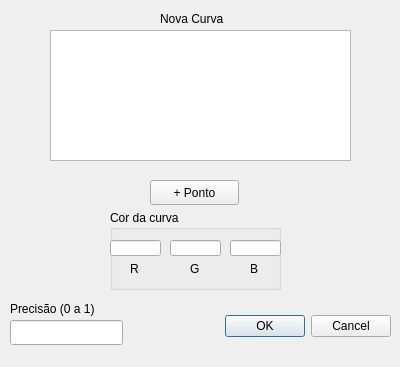
<?xml version="1.0" encoding="UTF-8"?>
<ui version="4.0">
 <class>Dialog</class>
 <widget class="QDialog" name="Dialog">
  <property name="geometry">
   <rect>
    <x>0</x>
    <y>0</y>
    <width>400</width>
    <height>367</height>
   </rect>
  </property>
  <property name="windowTitle">
   <string>Dialog</string>
  </property>
  <widget class="QDialogButtonBox" name="buttonBox">
   <property name="geometry">
    <rect>
     <x>220</x>
     <y>310</y>
     <width>171</width>
     <height>32</height>
    </rect>
   </property>
   <property name="orientation">
    <enum>Qt::Horizontal</enum>
   </property>
   <property name="standardButtons">
    <set>QDialogButtonBox::Cancel|QDialogButtonBox::Ok</set>
   </property>
  </widget>
  <widget class="QLabel" name="label">
   <property name="geometry">
    <rect>
     <x>160</x>
     <y>10</y>
     <width>131</width>
     <height>17</height>
    </rect>
   </property>
   <property name="text">
    <string>Nova Curva</string>
   </property>
  </widget>
  <widget class="QListWidget" name="listaPontos">
   <property name="geometry">
    <rect>
     <x>50</x>
     <y>30</y>
     <width>301</width>
     <height>131</height>
    </rect>
   </property>
  </widget>
  <widget class="QGroupBox" name="groupBox">
   <property name="geometry">
    <rect>
     <x>110</x>
     <y>210</y>
     <width>171</width>
     <height>80</height>
    </rect>
   </property>
   <property name="title">
    <string>Cor da curva</string>
   </property>
   <widget class="QLineEdit" name="rValue">
    <property name="geometry">
     <rect>
      <x>0</x>
      <y>30</y>
      <width>51</width>
      <height>16</height>
     </rect>
    </property>
   </widget>
   <widget class="QLineEdit" name="gValue">
    <property name="geometry">
     <rect>
      <x>60</x>
      <y>30</y>
      <width>51</width>
      <height>16</height>
     </rect>
    </property>
   </widget>
   <widget class="QLineEdit" name="bValue">
    <property name="geometry">
     <rect>
      <x>120</x>
      <y>30</y>
      <width>51</width>
      <height>16</height>
     </rect>
    </property>
   </widget>
   <widget class="QLabel" name="label_9">
    <property name="geometry">
     <rect>
      <x>20</x>
      <y>50</y>
      <width>16</width>
      <height>17</height>
     </rect>
    </property>
    <property name="text">
     <string>R</string>
    </property>
   </widget>
   <widget class="QLabel" name="label_8">
    <property name="geometry">
     <rect>
      <x>80</x>
      <y>50</y>
      <width>16</width>
      <height>17</height>
     </rect>
    </property>
    <property name="text">
     <string>G</string>
    </property>
   </widget>
   <widget class="QLabel" name="label_10">
    <property name="geometry">
     <rect>
      <x>140</x>
      <y>50</y>
      <width>16</width>
      <height>17</height>
     </rect>
    </property>
    <property name="text">
     <string>B</string>
    </property>
   </widget>
  </widget>
  <widget class="QLineEdit" name="precisao">
   <property name="geometry">
    <rect>
     <x>10</x>
     <y>320</y>
     <width>113</width>
     <height>25</height>
    </rect>
   </property>
  </widget>
  <widget class="QLabel" name="label_2">
   <property name="geometry">
    <rect>
     <x>10</x>
     <y>300</y>
     <width>111</width>
     <height>17</height>
    </rect>
   </property>
   <property name="text">
    <string>Precisão (0 a 1)</string>
   </property>
  </widget>
  <widget class="QPushButton" name="novoPonto">
   <property name="geometry">
    <rect>
     <x>150</x>
     <y>180</y>
     <width>89</width>
     <height>25</height>
    </rect>
   </property>
   <property name="text">
    <string>+ Ponto</string>
   </property>
  </widget>
 </widget>
 <resources/>
 <connections>
  <connection>
   <sender>buttonBox</sender>
   <signal>accepted()</signal>
   <receiver>Dialog</receiver>
   <slot>accept()</slot>
   <hints>
    <hint type="sourcelabel">
     <x>248</x>
     <y>254</y>
    </hint>
    <hint type="destinationlabel">
     <x>157</x>
     <y>274</y>
    </hint>
   </hints>
  </connection>
  <connection>
   <sender>buttonBox</sender>
   <signal>rejected()</signal>
   <receiver>Dialog</receiver>
   <slot>reject()</slot>
   <hints>
    <hint type="sourcelabel">
     <x>316</x>
     <y>260</y>
    </hint>
    <hint type="destinationlabel">
     <x>286</x>
     <y>274</y>
    </hint>
   </hints>
  </connection>
 </connections>
</ui>
